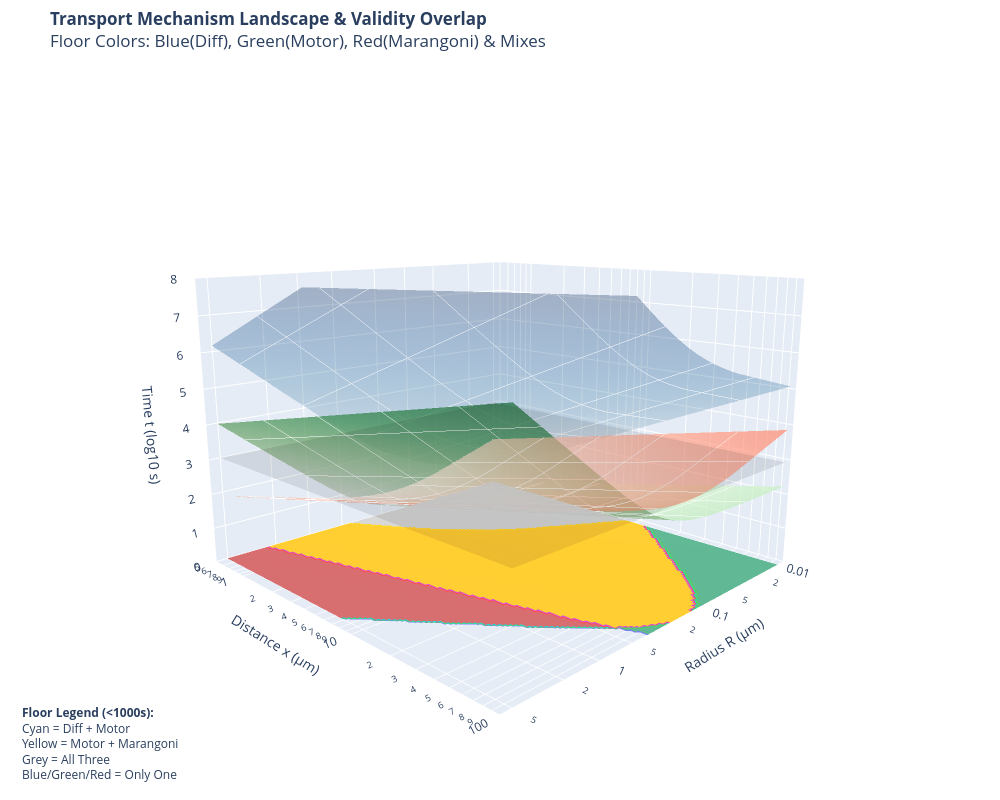

This figure's notebook cell:
### Code cell
import numpy as np
import plotly.graph_objects as go
from scipy.optimize import brentq

# --- 1. 物理参数定义 ---
KB_T = 4.11e-21      # Boltzmann constant * T (300K)
eta_sol = 0.1        # 细胞质溶剂粘度 (Pa*s)
xi = 50e-9           # 网孔尺寸 (m)
G0 = 200.0           # 骨架弹性模量 (Pa)
tau = 0.1            # 骨架松弛时间 (s)

# Marangoni 参数
grad_sigma = 4.0     # 表面张力梯度 (Pa)

# Motor 参数
N_motor = 1          # 恒定马达数量
F_stall_single = 5e-12 
F_stall_total = N_motor * F_stall_single
v_motor_max = 0.5e-6 

# 时间限制
TIME_LIMIT_S = 1000.0

# Z轴范围设定 (User Request: 10^0 to 10^8)
Z_MIN_AXIS = 0  # 10^0 = 1s
Z_MAX_AXIS = 8  # 10^8s
Z_FLOOR = 0     # 投影平面放置在 Z=0 (1s) 处

# --- 2. 坐标网格定义 ---
num_points = 120
R_vals = np.logspace(-8, -5.3, num_points) # 10nm - 5um
# Distance x: 0.5um to 100um (User Request)
x_vals = np.logspace(np.log10(0.5e-6), np.log10(100e-6), num_points) 

R_mesh, x_mesh = np.meshgrid(R_vals, x_vals)

# --- 3. 核心物理计算函数 ---
def drag_force(v, R):
    if R >= xi:
        f_poro = 6 * np.pi * eta_sol * (R**3 / xi**2) * v
    else:
        f_poro = 6 * np.pi * eta_sol * R * v
    
    if v == 0:
        f_visco = 0
    else:
        f_visco = G0 * (R**2) * (1 - np.exp(-v * tau / R))
    return f_poro + f_visco

def get_friction_coefficient(R):
    if R >= xi:
        gamma_poro = 6 * np.pi * eta_sol * (R**3 / xi**2)
    else:
        gamma_poro = 6 * np.pi * eta_sol * R
    gamma_visco = G0 * R * tau
    return gamma_poro + gamma_visco

# --- 4. 数据计算 ---
v_mar_list = []
v_mot_list = []
D_diff_list = []

for R in R_vals:
    # Marangoni
    drive_m = 2 * np.pi * (R**2) * grad_sigma
    def func_m(v): return drive_m - drag_force(v, R)
    try: v_m = brentq(func_m, 0, 2.0)
    except: v_m = 1e-20
    v_mar_list.append(v_m)
    
    # Motor
    def func_mot(v):
        if v < 0: return F_stall_total
        if v > v_motor_max: return -drag_force(v, R)
        drive = F_stall_total * (1 - v / v_motor_max)
        return drive - drag_force(v, R)
    try:
        if drag_force(0, R) > F_stall_total: v_mot = 0
        else:
             try: v_mot = brentq(func_mot, 0, v_motor_max)
             except ValueError: v_mot = 1e-20
    except: v_mot = 1e-20
    if v_mot < 1e-15: v_mot = 1e-20
    v_mot_list.append(v_mot)
    
    # Diffusion
    gamma = get_friction_coefficient(R)
    D = KB_T / gamma
    D_diff_list.append(D)

v_mar_arr = np.array(v_mar_list)
v_mot_arr = np.array(v_mot_list)
D_diff_arr = np.array(D_diff_list)

# --- 5. 时间曲面计算 Z = log10(Time) ---
T_mar = x_mesh / v_mar_arr[None, :] 
T_mot = x_mesh / v_mot_arr[None, :]
T_diff = (x_mesh**2) / (4 * D_diff_arr[None, :])

Z_mar = np.log10(T_mar)
Z_mot = np.log10(T_mot)
Z_diff = np.log10(T_diff)

# Clip surfaces for visualization (so they don't break the graph scaling)
# Clipping lower bound to Z_FLOOR to keep graph clean, upper to Z_MAX_AXIS
Z_mar_clip = np.clip(Z_mar, -2, Z_MAX_AXIS + 1)
Z_mot_clip = np.clip(Z_mot, -2, Z_MAX_AXIS + 1)
Z_diff_clip = np.clip(Z_diff, -2, Z_MAX_AXIS + 1)

# --- 6. 底部叠加投影图 (Overlay Projection Map) ---
# Logic: Additive color mixing based on binary flags
# Bit 0: Diffusion valid (Value 1) -> Blue
# Bit 1: Motor valid (Value 2) -> Green
# Bit 2: Marangoni valid (Value 4) -> Red

Z_floor_color = np.zeros_like(Z_diff) # Initialize with 0 (None)
Z_floor_surface = np.full_like(Z_diff, Z_FLOOR) # Place at Z=0

for i in range(num_points): # x index
    for j in range(num_points): # R index
        val = 0
        # Check Diffusion
        if T_diff[i, j] <= TIME_LIMIT_S:
            val += 1
        # Check Motor
        if T_mot[i, j] <= TIME_LIMIT_S:
            val += 2
        # Check Marangoni
        if T_mar[i, j] <= TIME_LIMIT_S:
            val += 4
            
        Z_floor_color[i, j] = val

# Define Discrete Colorscale for 0-7
# 0: None (Transparent/White)
# 1: Diff (Blue)
# 2: Mot (Green)
# 3: Diff+Mot (Cyan)
# 4: Mar (Red)
# 5: Diff+Mar (Purple - rare)
# 6: Mot+Mar (Yellow/Orange)
# 7: All (White/Gray)

# Normalize values to [0, 1] for colorscale: Value/7
colorscale_overlay = [
    [0.0, 'rgba(255,255,255,0)'],     # 0: None (Transparent)
    [0.142, 'rgba(255,255,255,0)'],
    
    [0.142, 'rgb(100, 100, 255)'],    # 1: Blue (Diff)
    [0.285, 'rgb(100, 100, 255)'],
    
    [0.285, 'rgb(50, 200, 50)'],      # 2: Green (Mot)
    [0.428, 'rgb(50, 200, 50)'],
    
    [0.428, 'rgb(0, 200, 200)'],      # 3: Cyan (Diff + Mot)
    [0.571, 'rgb(0, 200, 200)'],
    
    [0.571, 'rgb(255, 50, 50)'],      # 4: Red (Mar)
    [0.714, 'rgb(255, 50, 50)'],
    
    [0.714, 'rgb(200, 50, 200)'],     # 5: Purple (Diff + Mar)
    [0.857, 'rgb(200, 50, 200)'],
    
    [0.857, 'rgb(255, 200, 0)'],      # 6: Yellow (Mot + Mar)
    [0.999, 'rgb(255, 200, 0)'],
    
    [0.999, 'rgb(200, 200, 200)'],    # 7: Gray/White (All)
    [1.0, 'rgb(200, 200, 200)']
]

# --- 7. Plotly 3D 绘图 ---
R_disp = R_vals * 1e6 # um
x_disp = x_vals * 1e6 # um

fig = go.Figure()

# Grid style
contours_style = {
    "x": {"show": True, "start": np.log10(R_disp[0]), "end": np.log10(R_disp[-1]), "size": 0.5, "color": "white", "width": 1},
    "y": {"show": True, "start": np.log10(x_disp[0]), "end": np.log10(x_disp[-1]), "size": 0.5, "color": "white", "width": 1}
}

# 1. Diffusion Surface
fig.add_trace(go.Surface(
    z=Z_diff_clip, x=R_disp, y=x_disp,
    name='Passive Diffusion', colorscale='Blues',
    cmin=0, cmax=8, opacity=0.3, showscale=False, contours=contours_style,
    hovertemplate="Diffusion<br>Time: 10^%{z:.2f} s"
))

# 2. Motor Surface
fig.add_trace(go.Surface(
    z=Z_mot_clip, x=R_disp, y=x_disp,
    name='Motor Transport', colorscale='Greens',
    cmin=0, cmax=8, opacity=0.7, showscale=False, contours=contours_style,
    hovertemplate="Motor<br>Time: 10^%{z:.2f} s"
))

# 3. Marangoni Surface
fig.add_trace(go.Surface(
    z=Z_mar_clip, x=R_disp, y=x_disp,
    name='Marangoni', colorscale='Reds',
    cmin=0, cmax=8, opacity=0.6, showscale=False, contours=contours_style,
    hovertemplate="Marangoni<br>Time: 10^%{z:.2f} s"
))

# 4. Floor Projection (Additive Colors)
fig.add_trace(go.Surface(
    z=Z_floor_surface, x=R_disp, y=x_disp,
    surfacecolor=Z_floor_color,
    colorscale=colorscale_overlay,
    cmin=0, cmax=7,
    showscale=False, opacity=0.9,
    name='Valid Regions (<1000s)',
    hovertemplate="<b>Region Map</b><br>Overlap of valid mechanisms"
))

# 5. 1000s Limit Plane (at Z=3)
plane_R, plane_x = np.meshgrid(np.linspace(R_disp[0], R_disp[-1], 2), np.linspace(x_disp[0], x_disp[-1], 2))
plane_z_3 = np.full_like(plane_R, np.log10(1000))
fig.add_trace(go.Surface(
    z=plane_z_3, x=plane_R, y=plane_x,
    name='1000s Threshold', colorscale=[[0, 'black'], [1, 'black']],
    opacity=0.1, showscale=False, hoverinfo='skip'
))

# Layout
fig.update_layout(
    title='<b>Transport Mechanism Landscape & Validity Overlap</b><br>Floor Colors: Blue(Diff), Green(Motor), Red(Marangoni) & Mixes',
    scene=dict(
        xaxis=dict(title='Radius R (μm)', type='log'),
        yaxis=dict(title='Distance x (μm)', type='log', range=[np.log10(0.5), np.log10(100)]),
        zaxis=dict(title='Time t (log10 s)', range=[Z_MIN_AXIS, Z_MAX_AXIS]), # 10^0 to 10^8
        camera=dict(eye=dict(x=1.5, y=1.5, z=0.5)),
        aspectmode='manual', aspectratio=dict(x=1, y=1, z=0.7)
    ),
    width=1000, height=800,
    margin=dict(l=0, r=0, b=0, t=50)
)

# Legend annotation
fig.add_annotation(text="<b>Floor Legend (<1000s):</b><br>Cyan = Diff + Motor<br>Yellow = Motor + Marangoni<br>Grey = All Three<br>Blue/Green/Red = Only One",
                   xref="paper", yref="paper", x=0.02, y=0.02, showarrow=False, align="left", bgcolor="rgba(255,255,255,0.8)")

fig.write_html("Transport_Landscape_Overlap.html")
fig.show()

### Figure 1 — Plotly figure (JSON) as saved in the notebook; plotly's stock layout.template omitted (floating-point values rounded to 4 significant figures; data arrays with more than 128 entries replaced by an {"elided": "..."} marker saying what was removed)
{"data": [{"cmax": 8, "cmin": 0, "colorscale": [[0, "rgb(247,251,255)"], [0.125, "rgb(222,235,247)"], [0.25, "rgb(198,219,239)"], [0.375, "rgb(158,202,225)"], [0.5, "rgb(107,174,214)"], [0.625, "rgb(66,146,198)"], [0.75, "rgb(33,113,181)"], [0.875, "rgb(8,81,156)"], [1, "rgb(8,48,107)"]], "contours": {"x": {"color": "white", "end": 0.7, "show": true, "size": 0.5, "start": -2, "width": 1}, "y": {"color": "white", "end": 2, "show": true, "size": 0.5, "start": -0.301, "width": 1}}, "hovertemplate": "Diffusion<br>Time: 10^%{z:.2f} s", "name": "Passive Diffusion", "opacity": 0.3, "showscale": false, "type": "surface", "x": [0.01, 0.01054, 0.0111, 0.0117, 0.01232, 0.01299, 0.01368, 0.01442, 0.01519, 0.016, 0.01686, 0.01777, 0.01872, 0.01972, 0.02078, 0.02189, 0.02307, 0.02431, 0.02561, 0.02698, 0.02843, 0.02996, 0.03156, 0.03325, 0.03504, 0.03692, 0.0389, 0.04098, 0.04318, 0.0455, 0.04794, 0.05051, 0.05322, 0.05607, 0.05908, 0.06225, 0.06559, 0.0691, 0.07281, 0.07671, 0.08083, 0.08516, 0.08973, 0.09454, 0.09961, 0.105, 0.1106, 0.1165, 0.1228, 0.1293, 0.1363, 0.1436, 0.1513, 0.1594, 0.168, 0.177, 0.1865, 0.1965, 0.207, 0.2181, 0.2298, 0.2421, 0.2551, 0.2688, 0.2832, 0.2984, 0.3144, 0.3313, 0.349, 0.3677, 0.3875, 0.4082, 0.4301, 0.4532, 0.4775, 0.5031, 0.5301, 0.5585, 0.5885, 0.6201, 0.6533, 0.6884, 0.7253, 0.7642, 0.8052, 0.8483, 0.8938, 0.9418, 0.9923, 1.046, 1.102, 1.161, 1.223, 1.288, 1.358, 1.43, 1.507, 1.588, 1.673, 1.763, 1.857, 1.957, 2.062, 2.173, 2.289, 2.412, 2.541, 2.678, 2.821, 2.972, 3.132, 3.3, 3.477, 3.663, 3.86, 4.067, 4.285, 4.515, 4.757, 5.012], "y": [0.5, 0.5228, 0.5466, 0.5715, 0.5975, 0.6247, 0.6531, 0.6828, 0.7139, 0.7464, 0.7804, 0.816, 0.8531, 0.892, 0.9326, 0.975, 1.019, 1.066, 1.114, 1.165, 1.218, 1.274, 1.332, 1.392, 1.456, 1.522, 1.591, 1.664, 1.739, 1.819, 1.901, 1.988, 2.078, 2.173, 2.272, 2.375, 2.484, 2.597, 2.715, 2.839, 2.968, 3.103, 3.244, 3.392, 3.546, 3.708, 3.877, 4.053, 4.238, 4.431, 4.632, 4.843, 5.064, 5.294, 5.535, 5.787, 6.051, 6.326, 6.614, 6.915, 7.23, 7.559, 7.904, 8.263, 8.64, 9.033, 9.444, 9.874, 10.32, 10.79, 11.29, 11.8, 12.34, 12.9, 13.49, 14.1, 14.74, 15.41, 16.11, 16.85, 17.61, 18.42, 19.26, 20.13, 21.05, 22.01, 23.01, 24.06, 25.15, 26.3, 27.49, 28.75, 30.06, 31.42, 32.85, 34.35, 35.91, 37.55, 39.26, 41.05, 42.91, 44.87, 46.91, 49.05, 51.28, 53.62, 56.06, 58.61, 61.28, 64.07, 66.98, 70.03, 73.22, 76.56, 80.04, 83.69, 87.5, 91.48, 95.65, 100], "z": {"elided": "120x120 float values"}}, {"cmax": 8, "cmin": 0, "colorscale": [[0, "rgb(247,252,245)"], [0.125, "rgb(229,245,224)"], [0.25, "rgb(199,233,192)"], [0.375, "rgb(161,217,155)"], [0.5, "rgb(116,196,118)"], [0.625, "rgb(65,171,93)"], [0.75, "rgb(35,139,69)"], [0.875, "rgb(0,109,44)"], [1, "rgb(0,68,27)"]], "contours": {"x": {"color": "white", "end": 0.7, "show": true, "size": 0.5, "start": -2, "width": 1}, "y": {"color": "white", "end": 2, "show": true, "size": 0.5, "start": -0.301, "width": 1}}, "hovertemplate": "Motor<br>Time: 10^%{z:.2f} s", "name": "Motor Transport", "opacity": 0.7, "showscale": false, "type": "surface", "x": [0.01, 0.01054, 0.0111, 0.0117, 0.01232, 0.01299, 0.01368, 0.01442, 0.01519, 0.016, 0.01686, 0.01777, 0.01872, 0.01972, 0.02078, 0.02189, 0.02307, 0.02431, 0.02561, 0.02698, 0.02843, 0.02996, 0.03156, 0.03325, 0.03504, 0.03692, 0.0389, 0.04098, 0.04318, 0.0455, 0.04794, 0.05051, 0.05322, 0.05607, 0.05908, 0.06225, 0.06559, 0.0691, 0.07281, 0.07671, 0.08083, 0.08516, 0.08973, 0.09454, 0.09961, 0.105, 0.1106, 0.1165, 0.1228, 0.1293, 0.1363, 0.1436, 0.1513, 0.1594, 0.168, 0.177, 0.1865, 0.1965, 0.207, 0.2181, 0.2298, 0.2421, 0.2551, 0.2688, 0.2832, 0.2984, 0.3144, 0.3313, 0.349, 0.3677, 0.3875, 0.4082, 0.4301, 0.4532, 0.4775, 0.5031, 0.5301, 0.5585, 0.5885, 0.6201, 0.6533, 0.6884, 0.7253, 0.7642, 0.8052, 0.8483, 0.8938, 0.9418, 0.9923, 1.046, 1.102, 1.161, 1.223, 1.288, 1.358, 1.43, 1.507, 1.588, 1.673, 1.763, 1.857, 1.957, 2.062, 2.173, 2.289, 2.412, 2.541, 2.678, 2.821, 2.972, 3.132, 3.3, 3.477, 3.663, 3.86, 4.067, 4.285, 4.515, 4.757, 5.012], "y": [0.5, 0.5228, 0.5466, 0.5715, 0.5975, 0.6247, 0.6531, 0.6828, 0.7139, 0.7464, 0.7804, 0.816, 0.8531, 0.892, 0.9326, 0.975, 1.019, 1.066, 1.114, 1.165, 1.218, 1.274, 1.332, 1.392, 1.456, 1.522, 1.591, 1.664, 1.739, 1.819, 1.901, 1.988, 2.078, 2.173, 2.272, 2.375, 2.484, 2.597, 2.715, 2.839, 2.968, 3.103, 3.244, 3.392, 3.546, 3.708, 3.877, 4.053, 4.238, 4.431, 4.632, 4.843, 5.064, 5.294, 5.535, 5.787, 6.051, 6.326, 6.614, 6.915, 7.23, 7.559, 7.904, 8.263, 8.64, 9.033, 9.444, 9.874, 10.32, 10.79, 11.29, 11.8, 12.34, 12.9, 13.49, 14.1, 14.74, 15.41, 16.11, 16.85, 17.61, 18.42, 19.26, 20.13, 21.05, 22.01, 23.01, 24.06, 25.15, 26.3, 27.49, 28.75, 30.06, 31.42, 32.85, 34.35, 35.91, 37.55, 39.26, 41.05, 42.91, 44.87, 46.91, 49.05, 51.28, 53.62, 56.06, 58.61, 61.28, 64.07, 66.98, 70.03, 73.22, 76.56, 80.04, 83.69, 87.5, 91.48, 95.65, 100], "z": {"elided": "120x120 float values"}}, {"cmax": 8, "cmin": 0, "colorscale": [[0, "rgb(255,245,240)"], [0.125, "rgb(254,224,210)"], [0.25, "rgb(252,187,161)"], [0.375, "rgb(252,146,114)"], [0.5, "rgb(251,106,74)"], [0.625, "rgb(239,59,44)"], [0.75, "rgb(203,24,29)"], [0.875, "rgb(165,15,21)"], [1, "rgb(103,0,13)"]], "contours": {"x": {"color": "white", "end": 0.7, "show": true, "size": 0.5, "start": -2, "width": 1}, "y": {"color": "white", "end": 2, "show": true, "size": 0.5, "start": -0.301, "width": 1}}, "hovertemplate": "Marangoni<br>Time: 10^%{z:.2f} s", "name": "Marangoni", "opacity": 0.6, "showscale": false, "type": "surface", "x": [0.01, 0.01054, 0.0111, 0.0117, 0.01232, 0.01299, 0.01368, 0.01442, 0.01519, 0.016, 0.01686, 0.01777, 0.01872, 0.01972, 0.02078, 0.02189, 0.02307, 0.02431, 0.02561, 0.02698, 0.02843, 0.02996, 0.03156, 0.03325, 0.03504, 0.03692, 0.0389, 0.04098, 0.04318, 0.0455, 0.04794, 0.05051, 0.05322, 0.05607, 0.05908, 0.06225, 0.06559, 0.0691, 0.07281, 0.07671, 0.08083, 0.08516, 0.08973, 0.09454, 0.09961, 0.105, 0.1106, 0.1165, 0.1228, 0.1293, 0.1363, 0.1436, 0.1513, 0.1594, 0.168, 0.177, 0.1865, 0.1965, 0.207, 0.2181, 0.2298, 0.2421, 0.2551, 0.2688, 0.2832, 0.2984, 0.3144, 0.3313, 0.349, 0.3677, 0.3875, 0.4082, 0.4301, 0.4532, 0.4775, 0.5031, 0.5301, 0.5585, 0.5885, 0.6201, 0.6533, 0.6884, 0.7253, 0.7642, 0.8052, 0.8483, 0.8938, 0.9418, 0.9923, 1.046, 1.102, 1.161, 1.223, 1.288, 1.358, 1.43, 1.507, 1.588, 1.673, 1.763, 1.857, 1.957, 2.062, 2.173, 2.289, 2.412, 2.541, 2.678, 2.821, 2.972, 3.132, 3.3, 3.477, 3.663, 3.86, 4.067, 4.285, 4.515, 4.757, 5.012], "y": [0.5, 0.5228, 0.5466, 0.5715, 0.5975, 0.6247, 0.6531, 0.6828, 0.7139, 0.7464, 0.7804, 0.816, 0.8531, 0.892, 0.9326, 0.975, 1.019, 1.066, 1.114, 1.165, 1.218, 1.274, 1.332, 1.392, 1.456, 1.522, 1.591, 1.664, 1.739, 1.819, 1.901, 1.988, 2.078, 2.173, 2.272, 2.375, 2.484, 2.597, 2.715, 2.839, 2.968, 3.103, 3.244, 3.392, 3.546, 3.708, 3.877, 4.053, 4.238, 4.431, 4.632, 4.843, 5.064, 5.294, 5.535, 5.787, 6.051, 6.326, 6.614, 6.915, 7.23, 7.559, 7.904, 8.263, 8.64, 9.033, 9.444, 9.874, 10.32, 10.79, 11.29, 11.8, 12.34, 12.9, 13.49, 14.1, 14.74, 15.41, 16.11, 16.85, 17.61, 18.42, 19.26, 20.13, 21.05, 22.01, 23.01, 24.06, 25.15, 26.3, 27.49, 28.75, 30.06, 31.42, 32.85, 34.35, 35.91, 37.55, 39.26, 41.05, 42.91, 44.87, 46.91, 49.05, 51.28, 53.62, 56.06, 58.61, 61.28, 64.07, 66.98, 70.03, 73.22, 76.56, 80.04, 83.69, 87.5, 91.48, 95.65, 100], "z": {"elided": "120x120 float values"}}, {"cmax": 7, "cmin": 0, "colorscale": [[0, "rgba(255,255,255,0)"], [0.142, "rgba(255,255,255,0)"], [0.142, "rgb(100, 100, 255)"], [0.285, "rgb(100, 100, 255)"], [0.285, "rgb(50, 200, 50)"], [0.428, "rgb(50, 200, 50)"], [0.428, "rgb(0, 200, 200)"], [0.571, "rgb(0, 200, 200)"], [0.571, "rgb(255, 50, 50)"], [0.714, "rgb(255, 50, 50)"], [0.714, "rgb(200, 50, 200)"], [0.857, "rgb(200, 50, 200)"], [0.857, "rgb(255, 200, 0)"], [0.999, "rgb(255, 200, 0)"], [0.999, "rgb(200, 200, 200)"], [1, "rgb(200, 200, 200)"]], "hovertemplate": "<b>Region Map</b><br>Overlap of valid mechanisms", "name": "Valid Regions (<1000s)", "opacity": 0.9, "showscale": false, "surfacecolor": {"elided": "120x120 int values"}, "type": "surface", "x": [0.01, 0.01054, 0.0111, 0.0117, 0.01232, 0.01299, 0.01368, 0.01442, 0.01519, 0.016, 0.01686, 0.01777, 0.01872, 0.01972, 0.02078, 0.02189, 0.02307, 0.02431, 0.02561, 0.02698, 0.02843, 0.02996, 0.03156, 0.03325, 0.03504, 0.03692, 0.0389, 0.04098, 0.04318, 0.0455, 0.04794, 0.05051, 0.05322, 0.05607, 0.05908, 0.06225, 0.06559, 0.0691, 0.07281, 0.07671, 0.08083, 0.08516, 0.08973, 0.09454, 0.09961, 0.105, 0.1106, 0.1165, 0.1228, 0.1293, 0.1363, 0.1436, 0.1513, 0.1594, 0.168, 0.177, 0.1865, 0.1965, 0.207, 0.2181, 0.2298, 0.2421, 0.2551, 0.2688, 0.2832, 0.2984, 0.3144, 0.3313, 0.349, 0.3677, 0.3875, 0.4082, 0.4301, 0.4532, 0.4775, 0.5031, 0.5301, 0.5585, 0.5885, 0.6201, 0.6533, 0.6884, 0.7253, 0.7642, 0.8052, 0.8483, 0.8938, 0.9418, 0.9923, 1.046, 1.102, 1.161, 1.223, 1.288, 1.358, 1.43, 1.507, 1.588, 1.673, 1.763, 1.857, 1.957, 2.062, 2.173, 2.289, 2.412, 2.541, 2.678, 2.821, 2.972, 3.132, 3.3, 3.477, 3.663, 3.86, 4.067, 4.285, 4.515, 4.757, 5.012], "y": [0.5, 0.5228, 0.5466, 0.5715, 0.5975, 0.6247, 0.6531, 0.6828, 0.7139, 0.7464, 0.7804, 0.816, 0.8531, 0.892, 0.9326, 0.975, 1.019, 1.066, 1.114, 1.165, 1.218, 1.274, 1.332, 1.392, 1.456, 1.522, 1.591, 1.664, 1.739, 1.819, 1.901, 1.988, 2.078, 2.173, 2.272, 2.375, 2.484, 2.597, 2.715, 2.839, 2.968, 3.103, 3.244, 3.392, 3.546, 3.708, 3.877, 4.053, 4.238, 4.431, 4.632, 4.843, 5.064, 5.294, 5.535, 5.787, 6.051, 6.326, 6.614, 6.915, 7.23, 7.559, 7.904, 8.263, 8.64, 9.033, 9.444, 9.874, 10.32, 10.79, 11.29, 11.8, 12.34, 12.9, 13.49, 14.1, 14.74, 15.41, 16.11, 16.85, 17.61, 18.42, 19.26, 20.13, 21.05, 22.01, 23.01, 24.06, 25.15, 26.3, 27.49, 28.75, 30.06, 31.42, 32.85, 34.35, 35.91, 37.55, 39.26, 41.05, 42.91, 44.87, 46.91, 49.05, 51.28, 53.62, 56.06, 58.61, 61.28, 64.07, 66.98, 70.03, 73.22, 76.56, 80.04, 83.69, 87.5, 91.48, 95.65, 100], "z": {"elided": "120x120 int values"}}, {"colorscale": [[0, "black"], [1, "black"]], "hoverinfo": "skip", "name": "1000s Threshold", "opacity": 0.1, "showscale": false, "type": "surface", "x": [[0.01, 5.012], [0.01, 5.012]], "y": [[0.5, 0.5], [100, 100]], "z": [[3, 3], [3, 3]]}], "layout": {"annotations": [{"align": "left", "bgcolor": "rgba(255,255,255,0.8)", "showarrow": false, "text": "<b>Floor Legend (<1000s):</b><br>Cyan = Diff + Motor<br>Yellow = Motor + Marangoni<br>Grey = All Three<br>Blue/Green/Red = Only One", "x": 0.02, "xref": "paper", "y": 0.02, "yref": "paper"}], "height": 800, "margin": {"b": 0, "l": 0, "r": 0, "t": 50}, "scene": {"aspectmode": "manual", "aspectratio": {"x": 1, "y": 1, "z": 0.7}, "camera": {"eye": {"x": 1.5, "y": 1.5, "z": 0.5}}, "xaxis": {"title": {"text": "Radius R (μm)"}, "type": "log"}, "yaxis": {"range": [-0.301, 2], "title": {"text": "Distance x (μm)"}, "type": "log"}, "zaxis": {"range": [0, 8], "title": {"text": "Time t (log10 s)"}}}, "title": {"text": "<b>Transport Mechanism Landscape & Validity Overlap</b><br>Floor Colors: Blue(Diff), Green(Motor), Red(Marangoni) & Mixes"}, "width": 1000}}
